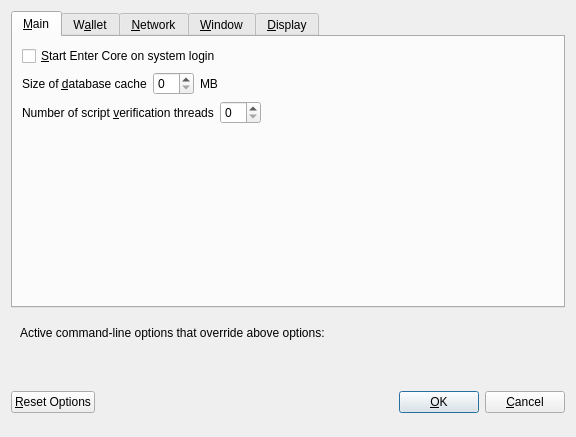
<?xml version="1.0" encoding="UTF-8"?>
<ui version="4.0">
 <class>OptionsDialog</class>
 <widget class="QDialog" name="OptionsDialog">
  <property name="geometry">
   <rect>
    <x>0</x>
    <y>0</y>
    <width>576</width>
    <height>402</height>
   </rect>
  </property>
  <property name="windowTitle">
   <string>Options</string>
  </property>
  <property name="modal">
   <bool>true</bool>
  </property>
  <layout class="QVBoxLayout" name="verticalLayout">
   <item>
    <widget class="QTabWidget" name="tabWidget">
     <property name="currentIndex">
      <number>0</number>
     </property>
     <widget class="QWidget" name="tabMain">
      <attribute name="title">
       <string>&amp;Main</string>
      </attribute>
      <layout class="QVBoxLayout" name="verticalLayout_Main">
       <item>
        <widget class="QCheckBox" name="bitcoinAtStartup">
         <property name="toolTip">
          <string>Automatically start Enter Core after logging in to the system.</string>
         </property>
         <property name="text">
          <string>&amp;Start Enter Core on system login</string>
         </property>
        </widget>
       </item>
       <item>
        <layout class="QHBoxLayout" name="horizontalLayout_2_Main">
         <item>
          <widget class="QLabel" name="databaseCacheLabel">
           <property name="text">
            <string>Size of &amp;database cache</string>
           </property>
           <property name="textFormat">
            <enum>Qt::PlainText</enum>
           </property>
           <property name="buddy">
            <cstring>databaseCache</cstring>
           </property>
          </widget>
         </item>
         <item>
          <widget class="QSpinBox" name="databaseCache"/>
         </item>
         <item>
          <widget class="QLabel" name="databaseCacheUnitLabel">
           <property name="text">
            <string>MB</string>
           </property>
           <property name="textFormat">
            <enum>Qt::PlainText</enum>
           </property>
          </widget>
         </item>
         <item>
          <spacer name="horizontalSpacer_2_Main">
           <property name="orientation">
            <enum>Qt::Horizontal</enum>
           </property>
           <property name="sizeHint" stdset="0">
            <size>
             <width>40</width>
             <height>20</height>
            </size>
           </property>
          </spacer>
         </item>
        </layout>
       </item>
       <item>
        <layout class="QHBoxLayout" name="horizontalLayout_3_Main">
         <item>
          <widget class="QLabel" name="threadsScriptVerifLabel">
           <property name="text">
            <string>Number of script &amp;verification threads</string>
           </property>
           <property name="textFormat">
            <enum>Qt::PlainText</enum>
           </property>
           <property name="buddy">
            <cstring>threadsScriptVerif</cstring>
           </property>
          </widget>
         </item>
         <item>
          <widget class="QSpinBox" name="threadsScriptVerif">
           <property name="toolTip">
            <string>(0 = auto, &lt;0 = leave that many cores free)</string>
           </property>
          </widget>
         </item>
         <item>
          <spacer name="horizontalSpacer_3_Main">
           <property name="orientation">
            <enum>Qt::Horizontal</enum>
           </property>
           <property name="sizeHint" stdset="0">
            <size>
             <width>40</width>
             <height>20</height>
            </size>
           </property>
          </spacer>
         </item>
        </layout>
       </item>
       <item>
        <spacer name="verticalSpacer_Main">
         <property name="orientation">
          <enum>Qt::Vertical</enum>
         </property>
         <property name="sizeHint" stdset="0">
          <size>
           <width>20</width>
           <height>40</height>
          </size>
         </property>
        </spacer>
       </item>
      </layout>
     </widget>
     <widget class="QWidget" name="tabWallet">
      <attribute name="title">
       <string>W&amp;allet</string>
      </attribute>
      <layout class="QVBoxLayout" name="verticalLayout_Wallet">
       <item>
        <widget class="QGroupBox" name="groupBox">
         <property name="title">
          <string>Expert</string>
         </property>
         <layout class="QVBoxLayout" name="verticalLayout_2">
          <item>
           <widget class="QCheckBox" name="coinControlFeatures">
            <property name="toolTip">
             <string>Whether to show coin control features or not.</string>
            </property>
            <property name="text">
             <string>Enable coin &amp;control features</string>
            </property>
           </widget>
          </item>
          <item>
           <widget class="QCheckBox" name="showMasternodesTab">
            <property name="toolTip">
             <string>Show additional tab listing all your masternodes in first sub-tab&lt;br/&gt;and all masternodes on the network in second sub-tab.</string>
            </property>
            <property name="text">
             <string>Show Masternodes Tab</string>
            </property>
           </widget>
          </item>
          <item>
           <widget class="QCheckBox" name="showAdvancedPSUI">
            <property name="toolTip">
             <string>Show additional information and buttons for PrivateSend on overview screen.</string>
            </property>
            <property name="text">
             <string>Enable advanced PrivateSend interface</string>
            </property>
           </widget>
          </item>
          <item>
           <widget class="QCheckBox" name="lowKeysWarning">
            <property name="toolTip">
             <string>Show warning dialog when PrivateSend detects that wallet has very low number of keys left.</string>
            </property>
            <property name="text">
             <string>Warn if PrivateSend is running out of keys</string>
            </property>
           </widget>
          </item>
          <item>
           <widget class="QCheckBox" name="privateSendMultiSession">
            <property name="toolTip">
             <string>Whether to use experimental PrivateSend mode with multiple mixing sessions per block.&lt;br/&gt;Note: You must use this feature carefully.&lt;br/&gt;Make sure you always have recent wallet (auto)backup in a safe place!</string>
            </property>
            <property name="text">
             <string>Enable PrivateSend &amp;multi-session</string>
            </property>
           </widget>
          </item>
          <item>
           <widget class="QCheckBox" name="spendZeroConfChange">
            <property name="toolTip">
             <string>If you disable the spending of unconfirmed change, the change from a transaction&lt;br/&gt;cannot be used until that transaction has at least one confirmation.&lt;br/&gt;This also affects how your balance is computed.</string>
            </property>
            <property name="text">
             <string>&amp;Spend unconfirmed change</string>
            </property>
           </widget>
          </item>
         </layout>
        </widget>
       </item>
       <item>
        <layout class="QHBoxLayout" name="horizontalLayout_4_Wallet">
         <item>
          <widget class="QLabel" name="label">
           <property name="toolTip">
            <string>This setting determines the amount of individual masternodes that an input will be anonymized through.&lt;br/&gt;More rounds of anonymization gives a higher degree of privacy, but also costs more in fees.</string>
           </property>
           <property name="text">
            <string>PrivateSend rounds to use</string>
           </property>
          </widget>
         </item>
         <item>
          <widget class="QSpinBox" name="privateSendRounds">
           <property name="minimum">
            <number>2</number>
           </property>
           <property name="maximum">
            <number>8</number>
           </property>
           <property name="value">
            <number>4</number>
           </property>
          </widget>
         </item>
        </layout>
       </item>
       <item>
        <layout class="QHBoxLayout" name="horizontalLayout">
         <item>
          <widget class="QLabel" name="label_2">
           <property name="toolTip">
            <string>This amount acts as a threshold to turn off PrivateSend once it's reached.</string>
           </property>
           <property name="statusTip">
            <string notr="true"/>
           </property>
           <property name="whatsThis">
            <string notr="true"/>
           </property>
           <property name="accessibleName">
            <string notr="true"/>
           </property>
           <property name="accessibleDescription">
            <string notr="true"/>
           </property>
           <property name="text">
            <string>Amount of Enter to keep anonymized</string>
           </property>
          </widget>
         </item>
         <item>
          <widget class="QSpinBox" name="privateSendAmount">
           <property name="minimum">
            <number>2</number>
           </property>
           <property name="maximum">
            <number>2000</number>
           </property>
           <property name="singleStep">
            <number>10</number>
           </property>
           <property name="value">
            <number>1000</number>
           </property>
          </widget>
         </item>
        </layout>
       </item>
       <item>
        <spacer name="verticalSpacer_Wallet">
         <property name="orientation">
          <enum>Qt::Vertical</enum>
         </property>
         <property name="sizeHint" stdset="0">
          <size>
           <width>20</width>
           <height>40</height>
          </size>
         </property>
        </spacer>
       </item>
      </layout>
     </widget>
     <widget class="QWidget" name="tabNetwork">
      <attribute name="title">
       <string>&amp;Network</string>
      </attribute>
      <layout class="QVBoxLayout" name="verticalLayout_Network">
       <item>
        <widget class="QCheckBox" name="mapPortUpnp">
         <property name="toolTip">
          <string>Automatically open the Enter Core client port on the router. This only works when your router supports UPnP and it is enabled.</string>
         </property>
         <property name="text">
          <string>Map port using &amp;UPnP</string>
         </property>
        </widget>
       </item>
       <item>
        <widget class="QCheckBox" name="allowIncoming">
         <property name="toolTip">
          <string>Accept connections from outside</string>
         </property>
         <property name="text">
          <string>Allow incoming connections</string>
         </property>
        </widget>
       </item>
       <item>
        <widget class="QCheckBox" name="connectSocks">
         <property name="toolTip">
          <string>Connect to the Enter network through a SOCKS5 proxy.</string>
         </property>
         <property name="text">
          <string>&amp;Connect through SOCKS5 proxy (default proxy):</string>
         </property>
        </widget>
       </item>
       <item>
        <layout class="QHBoxLayout" name="horizontalLayout_1_Network">
         <item>
          <widget class="QLabel" name="proxyIpLabel">
           <property name="text">
            <string>Proxy &amp;IP:</string>
           </property>
           <property name="textFormat">
            <enum>Qt::PlainText</enum>
           </property>
           <property name="buddy">
            <cstring>proxyIp</cstring>
           </property>
          </widget>
         </item>
         <item>
          <widget class="QValidatedLineEdit" name="proxyIp">
           <property name="minimumSize">
            <size>
             <width>140</width>
             <height>0</height>
            </size>
           </property>
           <property name="maximumSize">
            <size>
             <width>140</width>
             <height>16777215</height>
            </size>
           </property>
           <property name="toolTip">
            <string>IP address of the proxy (e.g. IPv4: 127.0.0.1 / IPv6: ::1)</string>
           </property>
          </widget>
         </item>
         <item>
          <widget class="QLabel" name="proxyPortLabel">
           <property name="text">
            <string>&amp;Port:</string>
           </property>
           <property name="textFormat">
            <enum>Qt::PlainText</enum>
           </property>
           <property name="buddy">
            <cstring>proxyPort</cstring>
           </property>
          </widget>
         </item>
         <item>
          <widget class="QLineEdit" name="proxyPort">
           <property name="minimumSize">
            <size>
             <width>55</width>
             <height>0</height>
            </size>
           </property>
           <property name="maximumSize">
            <size>
             <width>55</width>
             <height>16777215</height>
            </size>
           </property>
           <property name="toolTip">
            <string>Port of the proxy (e.g. 9050)</string>
           </property>
          </widget>
         </item>
         <item>
          <spacer name="horizontalSpacer_1_Network">
           <property name="orientation">
            <enum>Qt::Horizontal</enum>
           </property>
           <property name="sizeHint" stdset="0">
            <size>
             <width>40</width>
             <height>20</height>
            </size>
           </property>
          </spacer>
         </item>
        </layout>
       </item>
       <item>
        <layout class="QHBoxLayout" name="horizontalLayout_2_Network">
         <item>
          <widget class="QLabel" name="proxyActiveNets">
           <property name="text">
            <string>Used for reaching peers via:</string>
           </property>
           <property name="textFormat">
            <enum>Qt::PlainText</enum>
           </property>
          </widget>
         </item>
         <item>
          <widget class="QCheckBox" name="proxyReachIPv4">
           <property name="enabled">
            <bool>false</bool>
           </property>
           <property name="toolTip">
            <string>Shows, if the supplied default SOCKS5 proxy is used to reach peers via this network type.</string>
           </property>
           <property name="text">
            <string/>
           </property>
          </widget>
         </item>
         <item>
          <widget class="QLabel" name="proxyReachIPv4Label">
           <property name="text">
            <string>IPv4</string>
           </property>
           <property name="textFormat">
            <enum>Qt::PlainText</enum>
           </property>
          </widget>
         </item>
         <item>
          <widget class="QCheckBox" name="proxyReachIPv6">
           <property name="enabled">
            <bool>false</bool>
           </property>
           <property name="toolTip">
            <string>Shows, if the supplied default SOCKS5 proxy is used to reach peers via this network type.</string>
           </property>
           <property name="text">
            <string/>
           </property>
          </widget>
         </item>
         <item>
          <widget class="QLabel" name="proxyReachIPv6Label">
           <property name="text">
            <string>IPv6</string>
           </property>
           <property name="textFormat">
            <enum>Qt::PlainText</enum>
           </property>
          </widget>
         </item>
         <item>
          <widget class="QCheckBox" name="proxyReachTor">
           <property name="enabled">
            <bool>false</bool>
           </property>
           <property name="toolTip">
            <string>Shows, if the supplied default SOCKS5 proxy is used to reach peers via this network type.</string>
           </property>
           <property name="text">
            <string/>
           </property>
          </widget>
         </item>
         <item>
          <widget class="QLabel" name="proxyReachTorLabel">
           <property name="text">
            <string>Tor</string>
           </property>
           <property name="textFormat">
            <enum>Qt::PlainText</enum>
           </property>
          </widget>
         </item>
         <item>
          <spacer name="horizontalSpacer_2_Network">
           <property name="orientation">
            <enum>Qt::Horizontal</enum>
           </property>
           <property name="sizeHint" stdset="0">
            <size>
             <width>40</width>
             <height>20</height>
            </size>
           </property>
          </spacer>
         </item>
        </layout>
       </item>
       <item>
        <widget class="QCheckBox" name="connectSocksTor">
         <property name="toolTip">
          <string>Connect to the Enter network through a separate SOCKS5 proxy for Tor hidden services.</string>
         </property>
         <property name="text">
          <string>Use separate SOCKS5 proxy to reach peers via Tor hidden services:</string>
         </property>
        </widget>
       </item>
       <item>
        <layout class="QHBoxLayout" name="horizontalLayout_3_Network">
         <item>
          <widget class="QLabel" name="proxyIpTorLabel">
           <property name="text">
            <string>Proxy &amp;IP:</string>
           </property>
           <property name="textFormat">
            <enum>Qt::PlainText</enum>
           </property>
           <property name="buddy">
            <cstring>proxyIpTor</cstring>
           </property>
          </widget>
         </item>
         <item>
          <widget class="QValidatedLineEdit" name="proxyIpTor">
           <property name="minimumSize">
            <size>
             <width>140</width>
             <height>0</height>
            </size>
           </property>
           <property name="maximumSize">
            <size>
             <width>140</width>
             <height>16777215</height>
            </size>
           </property>
           <property name="toolTip">
            <string>IP address of the proxy (e.g. IPv4: 127.0.0.1 / IPv6: ::1)</string>
           </property>
          </widget>
         </item>
         <item>
          <widget class="QLabel" name="proxyPortTorLabel">
           <property name="text">
            <string>&amp;Port:</string>
           </property>
           <property name="textFormat">
            <enum>Qt::PlainText</enum>
           </property>
           <property name="buddy">
            <cstring>proxyPortTor</cstring>
           </property>
          </widget>
         </item>
         <item>
          <widget class="QLineEdit" name="proxyPortTor">
           <property name="minimumSize">
            <size>
             <width>55</width>
             <height>0</height>
            </size>
           </property>
           <property name="maximumSize">
            <size>
             <width>55</width>
             <height>16777215</height>
            </size>
           </property>
           <property name="toolTip">
            <string>Port of the proxy (e.g. 9050)</string>
           </property>
          </widget>
         </item>
         <item>
          <spacer name="horizontalSpacer_4_Network">
           <property name="orientation">
            <enum>Qt::Horizontal</enum>
           </property>
           <property name="sizeHint" stdset="0">
            <size>
             <width>40</width>
             <height>20</height>
            </size>
           </property>
          </spacer>
         </item>
        </layout>
       </item>
       <item>
        <spacer name="verticalSpacer_Network">
         <property name="orientation">
          <enum>Qt::Vertical</enum>
         </property>
         <property name="sizeHint" stdset="0">
          <size>
           <width>20</width>
           <height>40</height>
          </size>
         </property>
        </spacer>
       </item>
      </layout>
     </widget>
     <widget class="QWidget" name="tabWindow">
      <attribute name="title">
       <string>&amp;Window</string>
      </attribute>
      <layout class="QVBoxLayout" name="verticalLayout_Window">
       <item>
        <widget class="QCheckBox" name="minimizeToTray">
         <property name="toolTip">
          <string>Show only a tray icon after minimizing the window.</string>
         </property>
         <property name="text">
          <string>&amp;Minimize to the tray instead of the taskbar</string>
         </property>
        </widget>
       </item>
       <item>
        <widget class="QCheckBox" name="minimizeOnClose">
         <property name="toolTip">
          <string>Minimize instead of exit the application when the window is closed. When this option is enabled, the application will be closed only after selecting Exit in the menu.</string>
         </property>
         <property name="text">
          <string>M&amp;inimize on close</string>
         </property>
        </widget>
       </item>
       <item>
        <spacer name="verticalSpacer_Window">
         <property name="orientation">
          <enum>Qt::Vertical</enum>
         </property>
         <property name="sizeHint" stdset="0">
          <size>
           <width>20</width>
           <height>40</height>
          </size>
         </property>
        </spacer>
       </item>
      </layout>
     </widget>
     <widget class="QWidget" name="tabDisplay">
      <attribute name="title">
       <string>&amp;Display</string>
      </attribute>
      <layout class="QVBoxLayout" name="verticalLayout_Display">
       <item>
        <layout class="QHBoxLayout" name="horizontalLayout_1_Display">
         <item>
          <widget class="QLabel" name="langLabel">
           <property name="text">
            <string>User Interface &amp;language:</string>
           </property>
           <property name="textFormat">
            <enum>Qt::PlainText</enum>
           </property>
           <property name="buddy">
            <cstring>lang</cstring>
           </property>
          </widget>
         </item>
         <item>
          <widget class="QValueComboBox" name="lang">
           <property name="toolTip">
            <string>The user interface language can be set here. This setting will take effect after restarting Enter Core.</string>
           </property>
          </widget>
         </item>
        </layout>
       </item>
       <item>
        <widget class="QLabel" name="label_3">
         <property name="toolTip">
          <string notr="true"/>
         </property>
         <property name="statusTip">
          <string notr="true"/>
         </property>
         <property name="whatsThis">
          <string notr="true"/>
         </property>
         <property name="accessibleName">
          <string notr="true"/>
         </property>
         <property name="text">
          <string>Language missing or translation incomplete? Help contributing translations here:
https://www.transifex.com/projects/p/enter/</string>
         </property>
         <property name="wordWrap">
          <bool>true</bool>
         </property>
         <property name="openExternalLinks">
          <bool>true</bool>
         </property>
         <property name="textInteractionFlags">
          <set>Qt::TextBrowserInteraction</set>
         </property>
        </widget>
       </item>
       <item>
        <layout class="QHBoxLayout" name="horizontalLayout_4_Display" stretch="0,0">
         <item>
          <widget class="QLabel" name="themeLabel">
           <property name="text">
            <string>User Interface Theme:</string>
           </property>
          </widget>
         </item>
         <item>
          <widget class="QValueComboBox" name="theme"/>
         </item>
        </layout>
       </item>
       <item>
        <widget class="Line" name="line">
         <property name="orientation">
          <enum>Qt::Horizontal</enum>
         </property>
        </widget>
       </item>
       <item>
        <layout class="QHBoxLayout" name="horizontalLayout_2_Display">
         <item>
          <widget class="QLabel" name="unitLabel">
           <property name="text">
            <string>&amp;Unit to show amounts in:</string>
           </property>
           <property name="textFormat">
            <enum>Qt::PlainText</enum>
           </property>
           <property name="buddy">
            <cstring>unit</cstring>
           </property>
          </widget>
         </item>
         <item>
          <widget class="QValueComboBox" name="unit">
           <property name="toolTip">
            <string>Choose the default subdivision unit to show in the interface and when sending coins.</string>
           </property>
          </widget>
         </item>
        </layout>
       </item>
       <item>
        <layout class="QHBoxLayout" name="horizontalLayout_5_Display">
         <item>
          <widget class="QLabel" name="digitsLabel">
           <property name="text">
            <string>Decimal digits</string>
           </property>
          </widget>
         </item>
         <item>
          <widget class="QValueComboBox" name="digits"/>
         </item>
        </layout>
       </item>
       <item>
        <layout class="QHBoxLayout" name="horizontalLayout_3_Display">
         <item>
          <widget class="QLabel" name="thirdPartyTxUrlsLabel">
           <property name="toolTip">
            <string>Third party URLs (e.g. a block explorer) that appear in the transactions tab as context menu items.&lt;br/&gt;%s in the URL is replaced by transaction hash. Multiple URLs are separated by vertical bar |.</string>
           </property>
           <property name="text">
            <string>Third party transaction URLs</string>
           </property>
           <property name="buddy">
            <cstring>thirdPartyTxUrls</cstring>
           </property>
          </widget>
         </item>
         <item>
          <widget class="QLineEdit" name="thirdPartyTxUrls">
           <property name="toolTip">
            <string>Third party URLs (e.g. a block explorer) that appear in the transactions tab as context menu items.&lt;br/&gt;%s in the URL is replaced by transaction hash. Multiple URLs are separated by vertical bar |.</string>
           </property>
          </widget>
         </item>
        </layout>
       </item>
       <item>
        <spacer name="verticalSpacer">
         <property name="orientation">
          <enum>Qt::Vertical</enum>
         </property>
         <property name="sizeHint" stdset="0">
          <size>
           <width>20</width>
           <height>40</height>
          </size>
         </property>
        </spacer>
       </item>
      </layout>
     </widget>
    </widget>
   </item>
   <item>
    <widget class="QFrame" name="frame">
     <layout class="QVBoxLayout" name="verticalLayout_Bottom">
      <item>
       <layout class="QHBoxLayout" name="horizontalLayout_Bottom">
        <item>
         <widget class="QLabel" name="overriddenByCommandLineInfoLabel">
          <property name="text">
           <string>Active command-line options that override above options:</string>
          </property>
          <property name="textFormat">
           <enum>Qt::PlainText</enum>
          </property>
         </widget>
        </item>
        <item>
         <spacer name="horizontalSpacer_Bottom">
          <property name="orientation">
           <enum>Qt::Horizontal</enum>
          </property>
          <property name="sizeHint" stdset="0">
           <size>
            <width>40</width>
            <height>20</height>
           </size>
          </property>
         </spacer>
        </item>
       </layout>
      </item>
      <item>
       <widget class="QLabel" name="overriddenByCommandLineLabel">
        <property name="text">
         <string/>
        </property>
        <property name="textFormat">
         <enum>Qt::PlainText</enum>
        </property>
        <property name="wordWrap">
         <bool>true</bool>
        </property>
       </widget>
      </item>
     </layout>
    </widget>
   </item>
   <item>
    <layout class="QHBoxLayout" name="horizontalLayout_Buttons">
     <item>
      <widget class="QPushButton" name="resetButton">
       <property name="toolTip">
        <string>Reset all client options to default.</string>
       </property>
       <property name="text">
        <string>&amp;Reset Options</string>
       </property>
       <property name="autoDefault">
        <bool>false</bool>
       </property>
      </widget>
     </item>
     <item>
      <spacer name="horizontalSpacer_1">
       <property name="orientation">
        <enum>Qt::Horizontal</enum>
       </property>
       <property name="sizeHint" stdset="0">
        <size>
         <width>40</width>
         <height>48</height>
        </size>
       </property>
      </spacer>
     </item>
     <item>
      <widget class="QLabel" name="statusLabel">
       <property name="minimumSize">
        <size>
         <width>200</width>
         <height>0</height>
        </size>
       </property>
       <property name="font">
        <font>
         <weight>75</weight>
         <bold>true</bold>
        </font>
       </property>
       <property name="text">
        <string/>
       </property>
       <property name="textFormat">
        <enum>Qt::PlainText</enum>
       </property>
       <property name="wordWrap">
        <bool>true</bool>
       </property>
      </widget>
     </item>
     <item>
      <spacer name="horizontalSpacer_2">
       <property name="orientation">
        <enum>Qt::Horizontal</enum>
       </property>
       <property name="sizeHint" stdset="0">
        <size>
         <width>40</width>
         <height>48</height>
        </size>
       </property>
      </spacer>
     </item>
     <item>
      <widget class="QPushButton" name="okButton">
       <property name="text">
        <string>&amp;OK</string>
       </property>
       <property name="autoDefault">
        <bool>false</bool>
       </property>
       <property name="default">
        <bool>true</bool>
       </property>
      </widget>
     </item>
     <item>
      <widget class="QPushButton" name="cancelButton">
       <property name="text">
        <string>&amp;Cancel</string>
       </property>
       <property name="autoDefault">
        <bool>false</bool>
       </property>
      </widget>
     </item>
    </layout>
   </item>
  </layout>
 </widget>
 <customwidgets>
  <customwidget>
   <class>QValidatedLineEdit</class>
   <extends>QLineEdit</extends>
   <header>qvalidatedlineedit.h</header>
  </customwidget>
  <customwidget>
   <class>QValueComboBox</class>
   <extends>QComboBox</extends>
   <header>qvaluecombobox.h</header>
  </customwidget>
 </customwidgets>
 <resources/>
 <connections/>
</ui>
